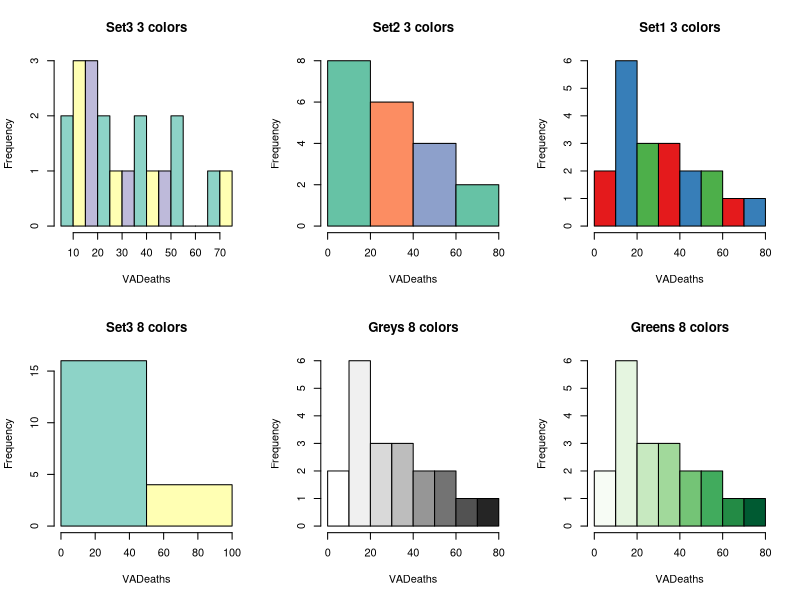

R code for this plot:
library(RColorBrewer)
data(VADeaths)
par(mfrow=c(2,3))
hist(VADeaths,breaks=10, col=brewer.pal(3,"Set3"),main="Set3 3 colors") 
hist(VADeaths,breaks=3 ,col=brewer.pal(3,"Set2"),main="Set2 3 colors") 
hist(VADeaths,breaks=7, col=brewer.pal(3,"Set1"),main="Set1 3 colors") 
hist(VADeaths,,breaks= 2, col=brewer.pal(8,"Set3"),main="Set3 8 colors")
hist(VADeaths,col=brewer.pal(8,"Greys"),main="Greys 8 colors")
hist(VADeaths,col=brewer.pal(8,"Greens"),main="Greens 8 colors")
